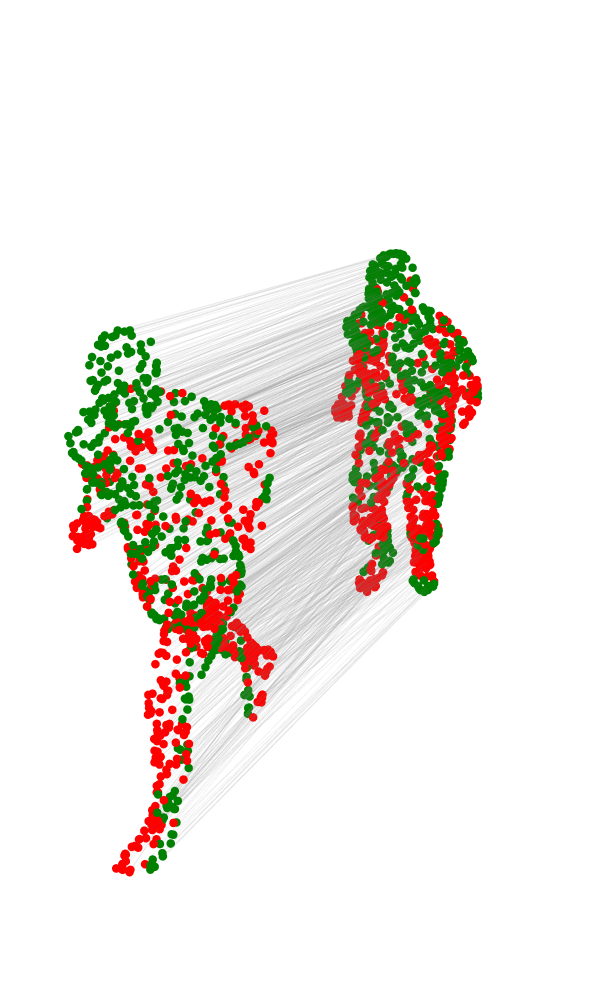

Notebook code for this chart:
### Code cell
plot_3d_points_and_connections_region_matched(points1, points2, faces1, faces2, G_baseline, cam = dict(x = -2, y = 0.5, z = 1))
